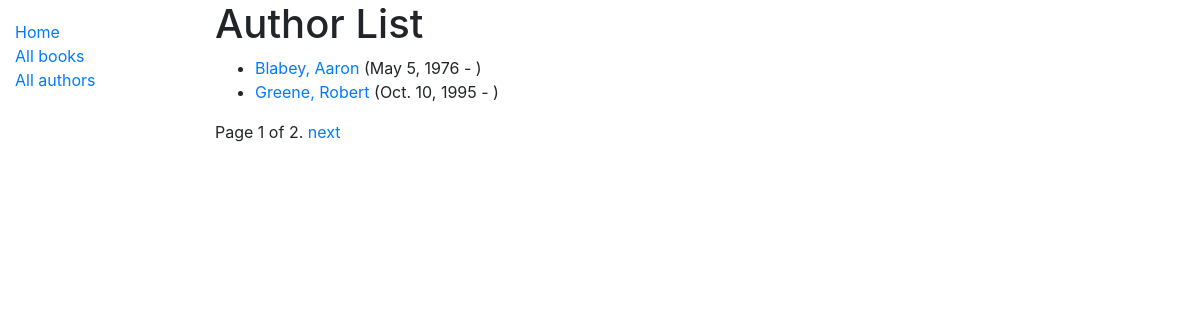
Screenshot of /catalog/authors/ with the database file from the repository.
### catalog/models.py (models this page shows)
class Author(models.Model):
    first_name = models.CharField(max_length=100)
    last_name = models.CharField(max_length=100)
    date_of_birth = models.DateField(null=True, blank=True)
    date_of_death = models.DateField('Died', null=True, blank=True)
    class Meta:
        ordering = ['last_name', 'first_name']
    def get_absolute_url(self):
        return reverse('author-detail', args=[str(self.id)])
    def __str__(self):
        return f'{self.last_name}, {self.first_name}'

### catalog/views.py (the view)
# urls.py: path('authors/', views.AuthorListView.as_view(), name='authors'),
class AuthorListView(generic.ListView):
    model = Author
    paginate_by = 2

### catalog/templates/catalog/author_list.html (shortened to what this page needs)
{% extends "catalog/base_generic.html" %}
{% block content %}
	<h1>Author List</h1>
	{% if author_list %}
		<ul>
			{% for author in author_list %}
				<li>
					<a href="{{ author.get_absolute_url }}">{{ author }}</a> ({{ author.date_of_birth }} -
					)
				</li>
			{% endfor %}
		</ul>
	{% else %}
		<p>There are no authors.</p>
	{% endif %}
{% endblock %}

### rows the page displays
Author: last_name+first_name "Blabey, Aaron", date_of_birth "May 5, 1976"
Author: last_name+first_name "Greene, Robert", date_of_birth "Oct. 10, 1995"

### other values shown
{{ page_obj.number }} "1"
{{ page_obj.paginator.num_pages }} "2"
